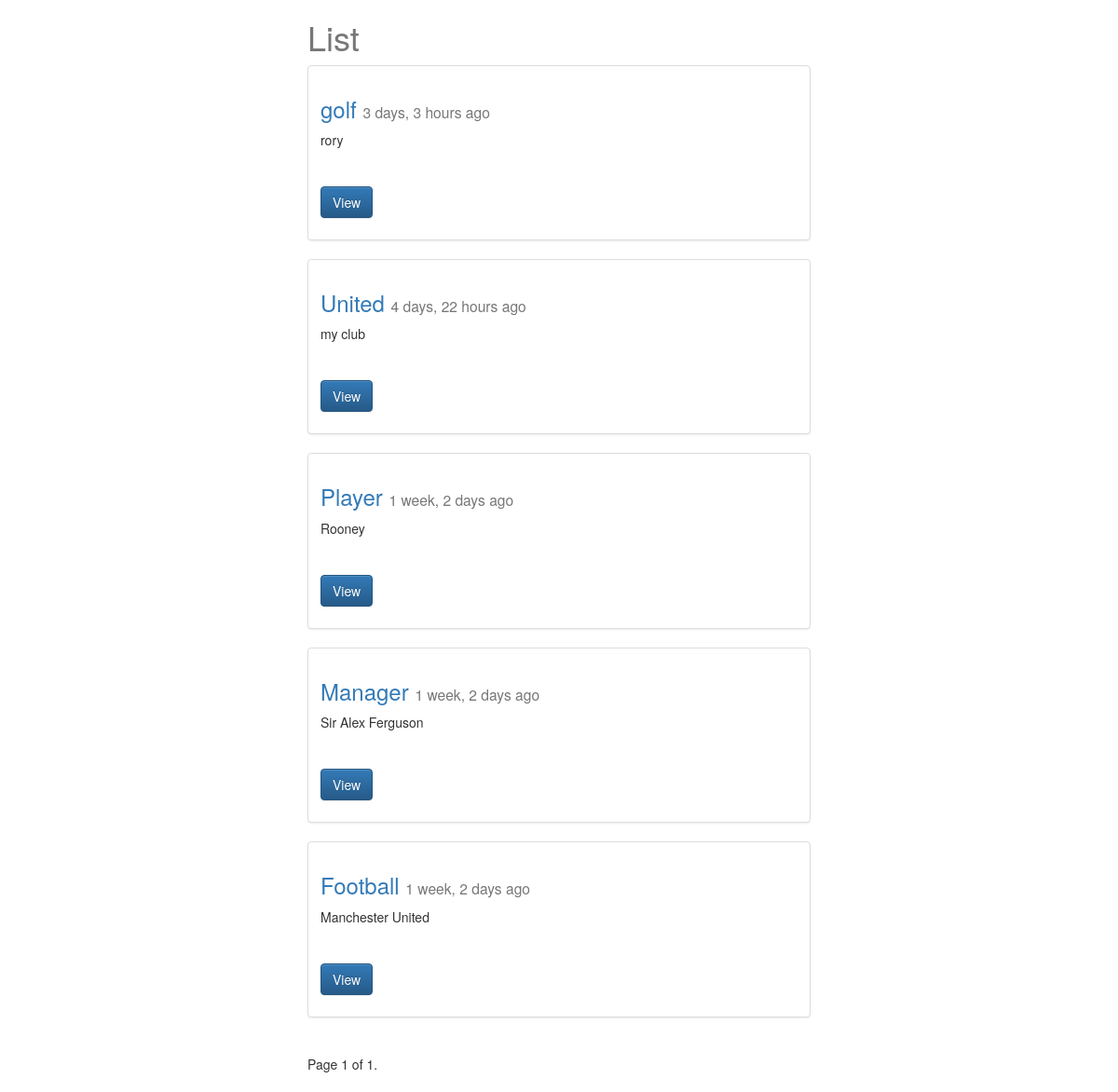
The page /posts/ on the database as committed earlier.
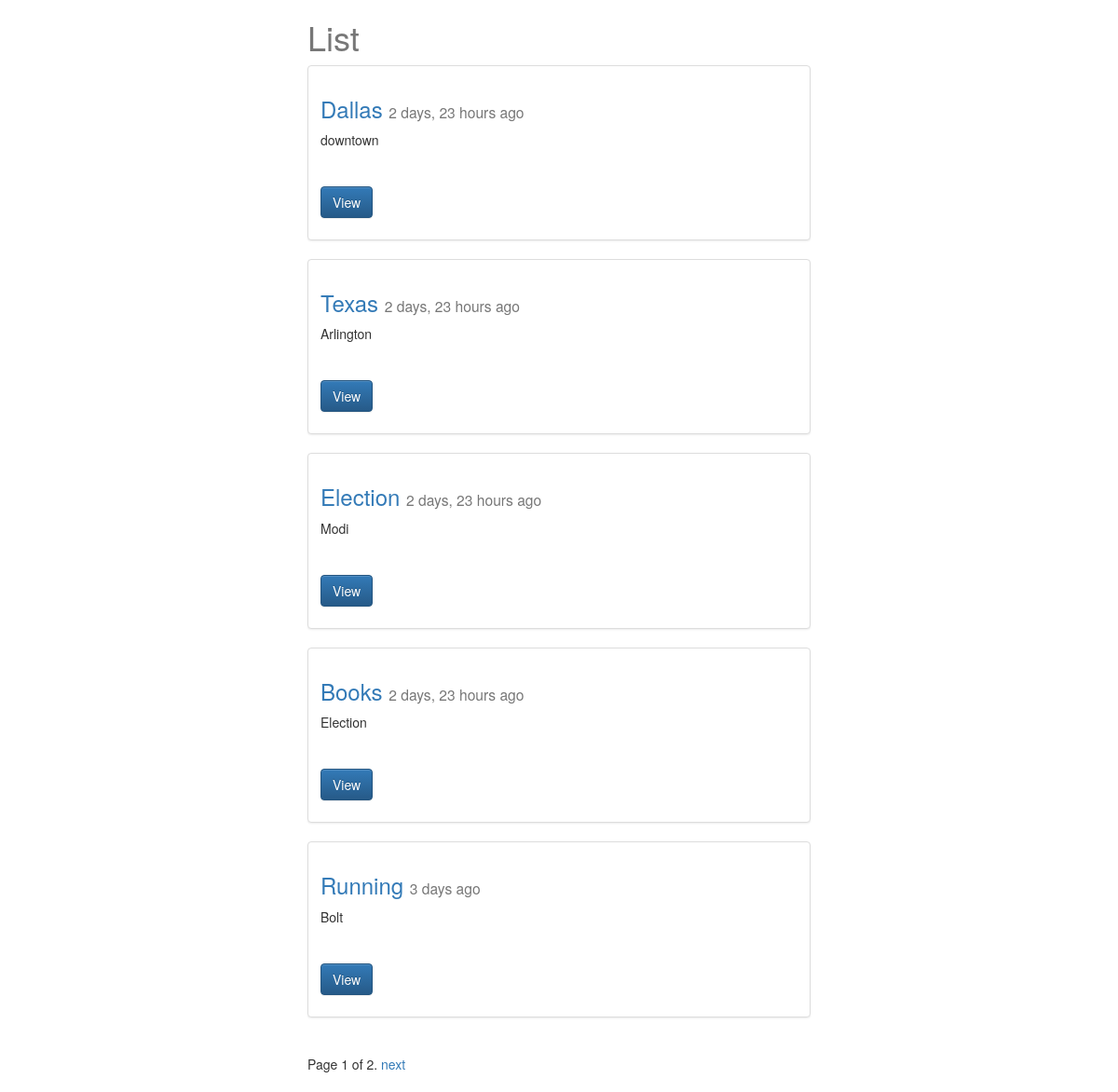
The same page on the database as committed later.
### posts/models.py (models this page shows, shortened)
class Post(models.Model):
    title = models.CharField(max_length=120)
    image = models.ImageField(upload_to=upload_location,null=True, blank=True, width_field="width_field",height_field="height_field")
    height_field = models.IntegerField(default=0)
    width_field = models.IntegerField(default=0)
    content = models.TextField()
    ''' Auto_now        --> Every time it is something is saved into database it will update it
        Auto_now_add    -->  Whenever it is added into the database initially not whenever it is saved.
                             So its one time. So saved and set.   '''
    updated = models.DateTimeField(auto_now=True,auto_now_add=False)
    timestamp = models.DateTimeField(auto_now=False,auto_now_add=True)
    def get_absolute_url(self):
        return reverse("posts:detail",kwargs={"id":self.id})
    class Meta:
        ordering =["-timestamp","-updated"]

### posts/views.py (the view)
def post_list(request):
    queryset = Post.objects.all()
    paginator = Paginator(queryset, 5)  # Show 25 contacts per page
    page_request_var = "page"
    page = request.GET.get(page_request_var)
    try:
        queryset = paginator.page(page)
    except PageNotAnInteger:
        queryset = paginator.page(1)
    except EmptyPage:
        queryset = paginator.page(paginator.num_pages)
    context = {
            "object_list": queryset,
            "title": "List",
        "page_request_var":page_request_var
        }
    return render(request, "post_list.html", context)

### templates/post_list.html (shortened to what this page needs)
{% extends "base.html" %}
{% block content %}
<div class="col-sm-6 col-sm-offset-3">
    <h1> {{ title }} </h1>
{% for obj in object_list %}
<div class="row">
  <div class="col-sm-12">
    <div class="thumbnail">
      <div class="caption">
        <h3><a href='{{ obj.get_absolute_url }}'>{{ obj.title }} </a><small>{{ obj.timestamp|timesince }} ago</small></h3>
        <p>{{ obj.content|linebreaks|truncatechars:120 }}<br/></p>
        <p><a href="{{ obj.get_absolute_url }}" class="btn btn-primary" role="button">View</a></p>
      </div>
    </div>
  </div>
</div>
{% endfor %}
  <div class="pagination">
    <span class="step-links">
        <span class="current">
            Page {{ object_list.number }} of {{ object_list.paginator.num_pages }}.
        </span>
        {% if object_list.has_next %}
            <a href="?{{ page_request_var }}={{ object_list.next_page_number }}">next</a>
        {% endif %}
    </span>
  </div>
</div>
{% endblock content %}

Rows that differ between the two databases and show on the page:
no longer on this page (row unchanged): Post: title "golf", timestamp "3 days, 3 hours", content "rory"
no longer on this page (row unchanged): Post: title "United", timestamp "4 days, 22 hours", content "my club"
no longer on this page (row unchanged): Post: title "Player", timestamp "1 week, 2 days", content "Rooney"
no longer on this page (row unchanged): Post: title "Manager", timestamp "1 week, 2 days", content "Sir Alex Ferguson"
no longer on this page (row unchanged): Post: title "Football", timestamp "1 week, 2 days", content "Manchester United"
added Post: title "Dallas", timestamp "2 days, 23 hours", content "downtown"
added Post: title "Texas", timestamp "2 days, 23 hours", content "Arlington"
added Post: title "Election", timestamp "2 days, 23 hours", content "Modi"
added Post: title "Books", timestamp "2 days, 23 hours", content "Election"
added Post: title "Running", timestamp "3 days", content "Bolt"
Other text that changed with them:
{{ object_list.paginator.num_pages }}: "1" → "2"
text now shown: "next"
